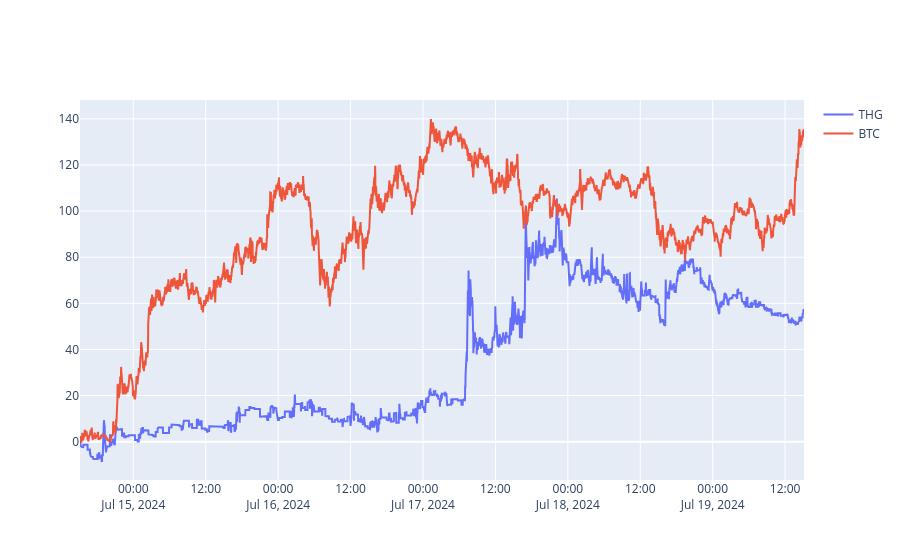

This figure's notebook cell:
### Code cell
import plotly.graph_objects as go

# Plot the two lines
fig = go.Figure()
fig.add_trace(go.Scatter(x=thg_returns.index, y=thg_returns, mode="lines", name="THG"))
fig.add_trace(go.Scatter(x=btc_returns.index, y=btc_returns, mode="lines", name="BTC"))
fig.show()

### Figure 1 — Plotly figure (JSON) as saved in the notebook; plotly's stock layout.template omitted (floating-point values rounded to 4 significant figures; data arrays with more than 128 entries replaced by an {"elided": "..."} marker saying what was removed)
{"data": [{"mode": "lines", "name": "THG", "x": {"elided": "7128 str values"}, "y": {"elided": "7128 float values"}, "type": "scatter"}, {"mode": "lines", "name": "BTC", "x": {"elided": "7128 str values"}, "y": {"elided": "7128 float values"}, "type": "scatter"}], "layout": {}}
